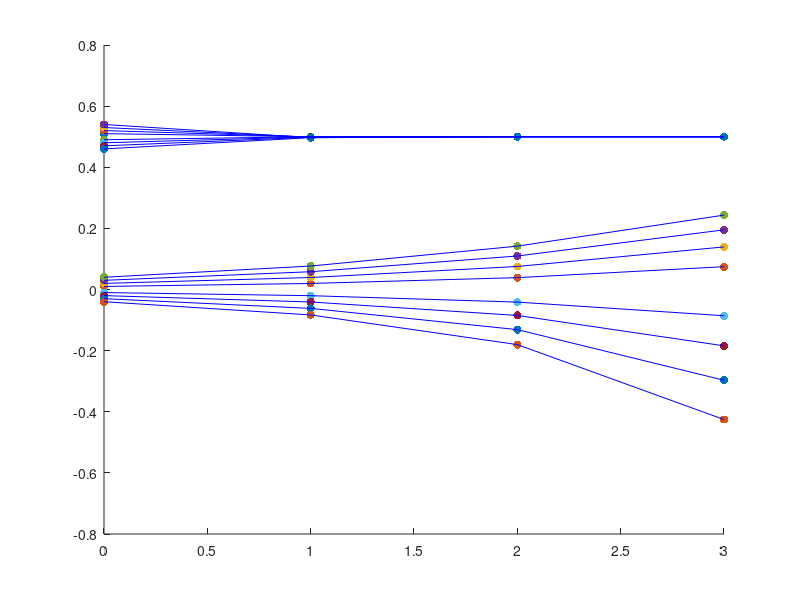

Write MATLAB code to recreate this figure.
%This is the code used to create the final figure in 
%lecture 6: fixed points

%Set number of steps:
numSteps = 3;

%Set number of initial test points
numPoints = 16;

%Create a list of the times at which we'll find the position:
t = linspace(0,numSteps, numSteps+1);

%Create a variable to store the positions in:
x = zeros(numPoints, numSteps + 1);

%Determine the initial points:
for i = 1:4
    x(i,1) = 0.5 + i*0.01;
end

for i = 1:4
    x(i+4,1) = 0.5 - i*0.01;
end

for i = 1:4
    x(i+8,1) = i*0.01;
end

for i = 1:4
    x(i+12,1) = -i*0.01;
end

%For each initial point, find the position at each time:
for j = 1:numPoints
    for i = 1:numSteps
        x(j,i+1) = 2*x(j,i)*(1-x(j,i));
    end
end

%Plot the results
hold off
scatter(t, x(1,:), 'filled', 'b')
hold on
for i = 2:numPoints
    scatter(t, x(i,:), 'filled', 'b')
end

for i = 1:numPoints
    plot(t, x(i,:), 'b')
end